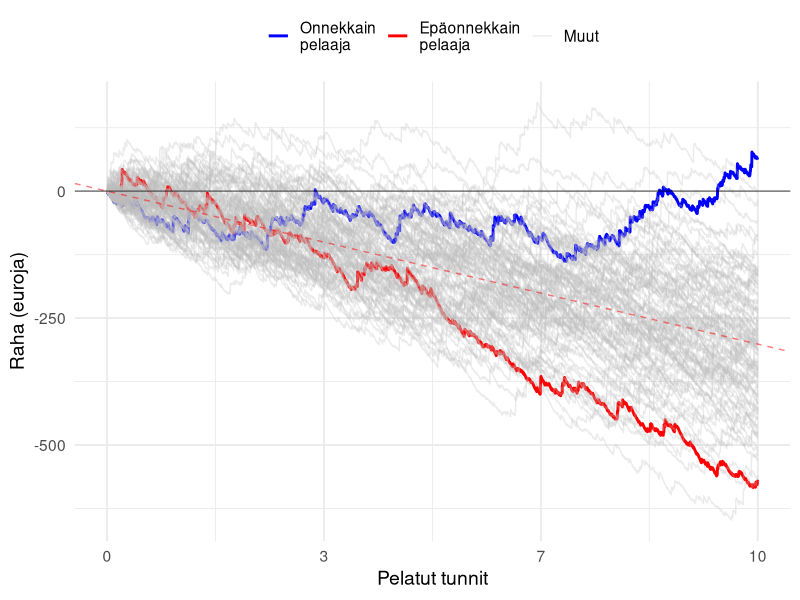
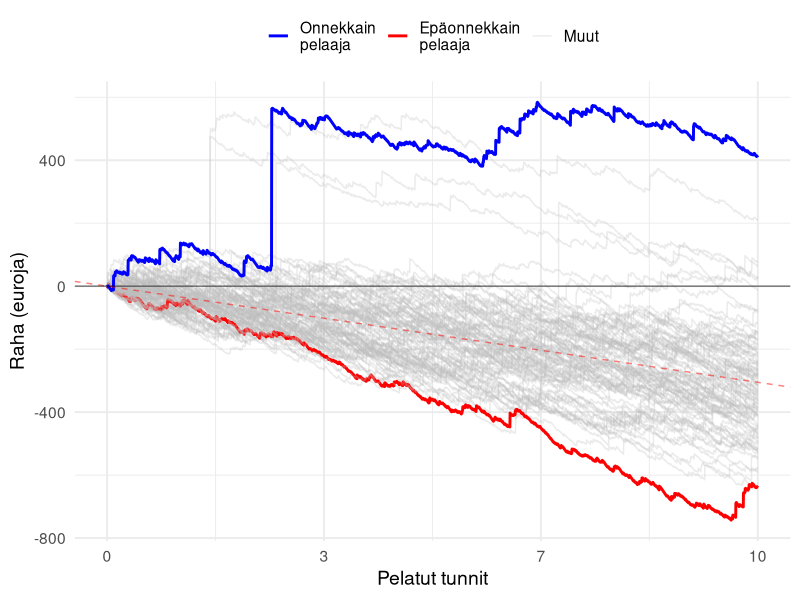

These charts were generated, in order, by the following R code: (Note: this script raises an error after producing the figures.)
## ---- chunk 1
knitr::opts_chunk$set(include = TRUE, echo = TRUE, message = FALSE, warning = FALSE)
## ---- chunk 2
library(tidyverse)
library(gganimate)
library(transformr)
library(truncnorm)


casino_simulator <- function(rounds, players, topbottom = F, volatility = "low") {
  
  simulations = data.frame(nrow = 0)
  
  if (volatility=="low") {
    payout <- c(100, 50, 30, 15, 8, 7, 3, 2, 0) - 1
    probability <- c(0.002, 0.011, 0.236, 1.151, 1.101, 1.123, 7.445, 12.928, 76.003)/100
    ev <- sum(payout*probability) #ev = -0.10045
  }
  
  else {
    payout <- c(500, 55, 45, 13, 7, 6, 3, 2, 0) - 1
    probability <- c(0.002, 0.011, 0.236, 1.151, 1.101, 1.123, 7.445, 12.928, 76.003)/100
    ev <- sum(payout*probability) #ev = -0.1076
  }

  for (i in 1:players) {
    
    test <- sample(payout, rounds, replace=TRUE, prob=probability)
    test <- data.frame(run = test)
    names(test)[1] <- i
    simulations <- cbind(simulations, cumsum(test))
    simulations$nrow <- NULL
  }
  
  max_value <- which(tail(simulations, 1) == max(tail(simulations, 1))) # Among the last row, which column has the highest value
  min_value <- which(tail(simulations, 1) == min(tail(simulations, 1))) # Among the last row, which column has the lowest value
  
  simulations$ID <- seq.int(nrow(simulations))
  
  simulations.long <- simulations %>% 
    gather(key, value, -ID) %>%
    dplyr::mutate(profit = factor(ifelse(value > 0, 1, 0))) # Is the player winning or not
  
  # Plot all players
  plot <- simulations.long %>%
    ggplot(aes(ID, value, group=key)) + # group=key here required for complex animation
    geom_line(aes(colour = key)) +
    geom_abline(intercept = 0, slope = ev, linetype="dashed", size=0.5, color="red", alpha=.5) +
    geom_hline(yintercept = 0, size=0.5, alpha=.5) +
    xlab("Pelatut tunnit") + ylab("Raha (euroja)") +
    theme_minimal(base_size=14) +
    scale_x_continuous(labels=function(x)round(x/5/60)) +
    guides(color="none")

  # Plot only the top and bottom "players"
  plot2 <- simulations.long %>%
    dplyr::filter(key == max_value | key == min_value) %>%
    dplyr::mutate(key = factor(key, levels = c(max_value, min_value),
                               labels = c("Onnekkain\npelaaja", "Epäonnekkain\npelaaja"))) %>%
    ggplot(aes(ID, value, group=key)) +
    geom_line(aes(colour = key)) +
    
    geom_abline(intercept = 0, slope = ev, linetype="dashed", size=0.5, color="red", alpha=.5) +
    geom_hline(yintercept = 0, size=0.5, alpha=.5) +
    xlab("Pelatut tunnit") + ylab("Raha (euroja)") +
    theme_minimal(base_size=14) +
    scale_x_continuous(labels=function(x)round(x/5/60)) +
    guides(color="none")
  
  # Combined plot
  plot3 <- simulations.long %>%
    dplyr::mutate(maxmin = case_when(key == max_value ~ "Onnekkain\npelaaja",
                                     key == min_value ~ "Epäonnekkain\npelaaja",
                                     TRUE ~ "Muut"),
                  maxmin = factor(maxmin, levels = c("Onnekkain\npelaaja", "Epäonnekkain\npelaaja", "Muut"))) %>%
    ggplot(aes(ID, value, group=key)) +
    geom_line(aes(colour = maxmin, alpha = maxmin, size = maxmin)) +
    
    #Old version: slope = ev
    geom_abline(intercept = 0, slope = ev, linetype="dashed", size=0.5, color="red", alpha=.5) +
    geom_hline(yintercept = 0, size=0.5, alpha=.5) +
    xlab("Pelatut tunnit") + ylab("Raha (euroja)") +
    scale_color_manual(values=c("blue", "red", "grey")) +
    theme_minimal(base_size=14) +
    theme(legend.title = element_blank(),
          legend.position = "top") +
    scale_x_continuous(labels=function(x)round(x/5/60)) +
    scale_alpha_manual(values = c(1, 1, .3)) +
    scale_size_manual(values = c(1, 1, .5))
  
  
  if (topbottom == F) {
    return(plot3) 
    }
  else {
    return(plot2)
    }
}
## ---- chunk 3
set.seed(1)
animation <- casino_simulator(3000, 100, T, "low") + 
  geom_segment(aes(xend = 3000, yend = value), linetype = 2, colour = 'grey') + 
  geom_point(size=2) +
  geom_text(aes(x = 3000, label = key, color=profit), hjust = 0) +
  geom_text(aes(x = ID, label = round(value, -1), color = profit), vjust=2) +
  scale_color_manual(values=c("red", "darkgreen", "salmon", "lightblue")) +
  transition_reveal(ID) +
  coord_cartesian(clip = 'off') +
  theme(plot.margin = margin(5.5, 50, 5.5, 5.5))

animate(animation, duration = 15, fps = 10)
## ---- chunk 4
set.seed(1)
casino_simulator(3000, 100, F, "low")
## ---- chunk 5
set.seed(1)
animation <- casino_simulator(3000, 100, T, "high") + 
  geom_segment(aes(xend = 3000, yend = value), linetype = 2, colour = 'grey') + 
  geom_point(size=2) +
  geom_text(aes(x = 3000, label = key, color=profit), hjust = 0) +
  geom_text(aes(x = ID, label = round(value, -1), color = profit), vjust=2) +
  scale_color_manual(values=c("red", "darkgreen", "salmon", "lightblue")) +
  transition_reveal(ID) +
  coord_cartesian(clip = 'off') +
  theme(plot.margin = margin(5.5, 50, 5.5, 5.5))

animate(animation, duration = 15, fps = 10)
## ---- chunk 6
set.seed(1)
casino_simulator(3000, 100, F, "high")
## ---- chunk 7
set.seed(1)
animation <- casino_simulator(9000, 100, T, "high") + 
  geom_segment(aes(xend = 9000, yend = value), linetype = 2, colour = 'grey') + 
  geom_point(size=2) +
  geom_text(aes(x = 9000, label = key, color=profit), hjust = 0) +
  geom_text(aes(x = ID, label = round(value, -1), color = profit), vjust=2) +
  scale_color_manual(values=c("red", "darkgreen", "salmon", "lightblue")) +
  transition_reveal(ID) +
  coord_cartesian(clip = 'off') +
  theme(plot.margin = margin(5.5, 50, 5.5, 5.5))

animate(animation, duration = 25, fps = 10)
## ---- chunk 8
set.seed(1)
casino_simulator(9000, 100, F, "high")
